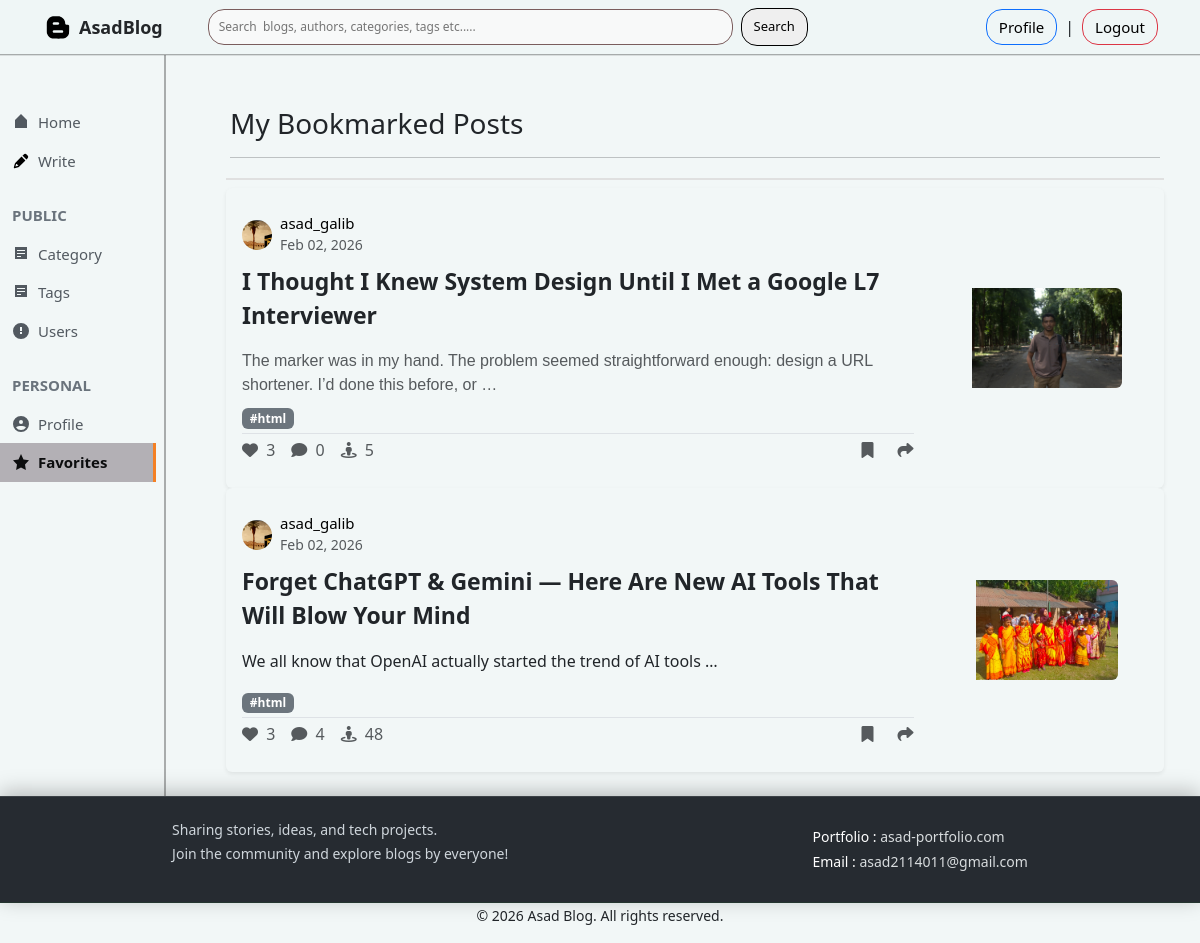
Before: /favourite_posts/ (signed in) with the older database file.
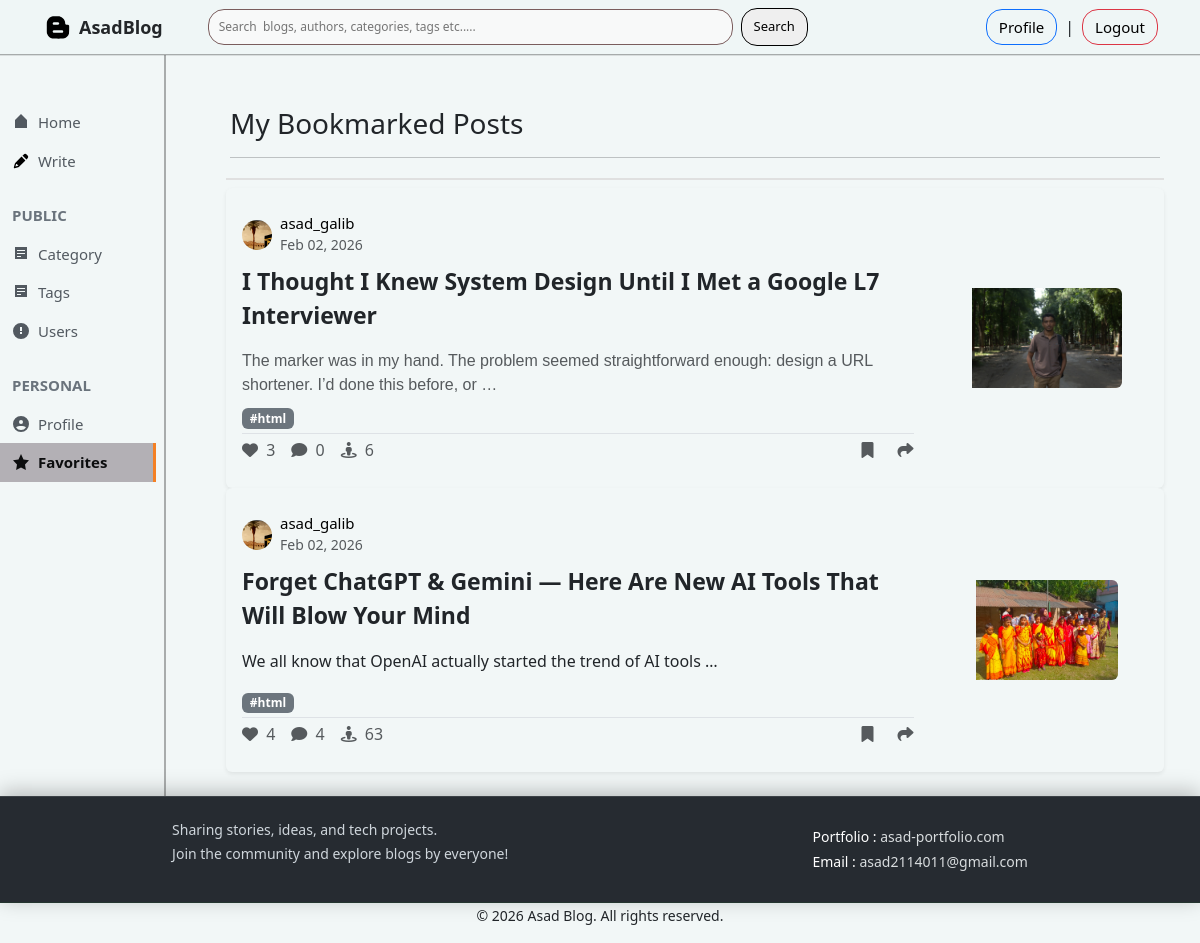
After: the same page with the newer database file.
### posts/models.py (models this page shows, shortened)
class Bookmark(models.Model):
    post=models.ForeignKey(Post,on_delete=models.CASCADE,related_name='bookmarks')
    user=models.ForeignKey(Author,on_delete=models.CASCADE,related_name='bookmarks_user')
    created_at=models.DateTimeField(auto_now_add=True)
    class Meta:
        unique_together=('post','user')
        ordering=['-created_at']

class Post(models.Model):
    title=models.CharField(max_length=200)
    slug=models.SlugField(max_length=250,unique=True,blank=True)
    content=HTMLField()
    post_image=models.ImageField(upload_to='posts/',blank=True,null=True)
    view_count=models.PositiveIntegerField(default=0)
    catagory=models.ForeignKey(catagory,on_delete=models.PROTECT,related_name='posts')
    author=models.ForeignKey(Author,on_delete=models.CASCADE,related_name='posts')
    tags=models.ManyToManyField(Tag,blank=True,related_name='posts')
    created_at=models.DateTimeField(auto_now_add=True)
    updated_at=models.DateTimeField(auto_now=True)
    class Meta:
        ordering=['-created_at']

### author/models.py (models this page shows, shortened)
class Author(models.Model):
    user=models.OneToOneField(User,on_delete=models.CASCADE,related_name="author_profile")
    name=models.CharField(max_length=100)
    slug=models.SlugField(max_length=120,unique=True,blank=True)
    bio=models.TextField()
    email=models.EmailField(max_length=100)
    profile_image=models.ImageField(upload_to='authors/',blank=True,null=True)
    created_at=models.DateTimeField(auto_now_add=True)

### blog_project/views.py (the view)
# urls.py: path('favourite_posts/',views.favourites,name='favourite_posts'),
@login_required
def favourites(request):
    author=request.user.author_profile
    bookmarks=Bookmark.objects.filter(user=author).select_related('post__author', 'post__catagory').prefetch_related('post__tags')
    paginator=Paginator(bookmarks, 5)
    page_num=request.GET.get('page')
    page_obj=paginator.get_page(page_num)
    context={
        'data':page_obj,
        'page_obj':page_obj,
    }
    return render(request,'favourites.html',context)

### templates/favourites.html (shortened to what the changed rows need)
{% extends 'base.html' %}
{% load static %}
{% block content %}
<div class="home-container m-0">
    <div class="container-fluid py-4">
        <div class="row">
            <div class="col-12">
                {% for bookmark in data %}
                <div class="card shadow-sm border-0 post-card" style="padding: 10px 0px; background-color: #f2f7f7;">
                    <div class="row g-0">
                        {% if bookmark.post.post_image %}
                        <div class="col-md-9">
                            {% else %}
                            <div class="col-md-12">
                                {% endif %}
                                <div class="card-body p-3">
                                    <div class="post-header d-flex justify-content-between">
                                        <div class="d-flex align-items-center mb-2">
                                            {% if bookmark.user.profile_image %}
                                            <img src="{{ bookmark.user.profile_image.url }}" class="rounded-circle me-2"
                                                alt="{{ post.author.name }}" width="30" height="30"
                                                style="object-fit: cover;">
                                            {% else %}
                                            <div class="rounded-circle bg-primary text-white d-flex align-items-center justify-content-center me-2"
                                                style="width: 30px; height: 30px; font-weight: bold;">
                                                {{ bookmark.post.author.name|first|upper }}
                                            </div>
                                            {% endif %}
                                            <div>
                                                <a href="#" style="text-decoration: none; color: black;">
                                                    <h6 class="mb-0" style="font-size: 15px;">{{ bookmark.post.author.name }}
                                                    </h6>
                                                </a>
                                                <small class="text-muted">
                                                    {{bookmark.post.created_at|date:'M d, Y'}}
                                                </small>
                                            </div>
                                        </div>
                                    </div>
                                    <div class=" mb-2">
                                        <div class="d-flex align-items-center justify-content-between gap-1 ">
                                            <a href="{% url 'post_details' bookmark.post.slug %}"
                                                class="text-decoration-none text-dark card-title "
                                                style="font-size: 23px; font-weight: bold;">
                                                {{ bookmark.post.title }}
                                            </a>
                                        </div>
                                    </div>
                                    <p class="card-text text-muted mb-2"
                                        style="font-family: Arial, Helvetica, sans-serif;">
                                        {{bookmark.post.content|safe|truncatewords_html:20}}
                                    </p>
                                    <div class="mb-1">
                                        {% for tag in bookmark.post.tags.all %}
                                        <span class="badge bg-secondary me-1">#{{ tag.name }}</span>
                                        {% endfor %}
                                    </div>
                                    <div class="d-flex justify-content-between align-items-center pt-1 border-top">
                                        <div class="d-flex gap-3">
                                            <a href="{% url 'post_details' bookmark.post.slug%}"
                                                class="text-decoration-none text-muted interaction-link like-btn">
                                                <i class="fa-solid fa-heart"></i>
                                                <span class="ms-1">{{ bookmark.post.likes.count }}</span>
                                            </a>
                                            <a href="{% url 'post_details' bookmark.post.slug%}"
                                                class="text-decoration-none text-muted interaction-link comment-btn">
                                                <i class="fa-solid fa-comment"></i>
                                                <span class="ms-1">{{ bookmark.post.comments.count }}</span>
                                            </a>
                                            <a href="{% url 'post_details' bookmark.post.slug%}" class="text-muted text-decoration-none view-btn">
                                                <i class="fa-solid fa-street-view"></i>
                                                <span class="ms-1">{{ bookmark.post.view_count }}</span>
                                            </a>
                                        </div>
                                        <div class="d-flex gap-4">
                                            <a href="{% url 'post_details' bookmark.post.slug%}" class="text-decoration-none text-muted interaction-link bookmark-btn">
                                                <i class="fa-solid fa-bookmark"></i>
                                            </a>
                                            <div class="dropdown">
                                                <a href="#" class="text-decoration-none text-muted interaction-link share-btn"
                                                    data-bs-toggle="dropdown" aria-expanded="false">
                                                    <i class="fa-solid fa-share"></i>
                                                </a>
                                            </div>
                                        </div>
                                    </div>
                                </div>
                            </div>
                            {% if bookmark.post.post_image %}
                            <div class="col-md-3 d-flex align-items-center justify-content-center post_image_lg">
                                <img src="{{ bookmark.post.post_image.url }}" class="img-fluid rounded-end  object-fit-cover"
                                    alt="No image" style="max-height: 100px; min-height: 100px;">
                            </div>
                            {% endif %}
                        </div>
                    </div>
                    {% empty %}
                    <div class="text-center py-5">
                        <p class="text-muted">No posts available{% if selected_category %} in this category{% endif %}.
                        </p>
                    </div>
                    {% endfor %}
                </div>
            </div>
        </div>
    </div>
</div>
{% endblock%}

Changed rows visible on the page:
changed through a linked row, Bookmark "I Thought I Knew System Design Until I Met a Google L7 Interviewer": post.view_count "5" → "6"
changed through a linked row, Bookmark "Forget ChatGPT & Gemini — Here Are New AI Tools That Will Blow Your Mind": post.likes.count "3" → "4"; post.view_count "48" → "63"
